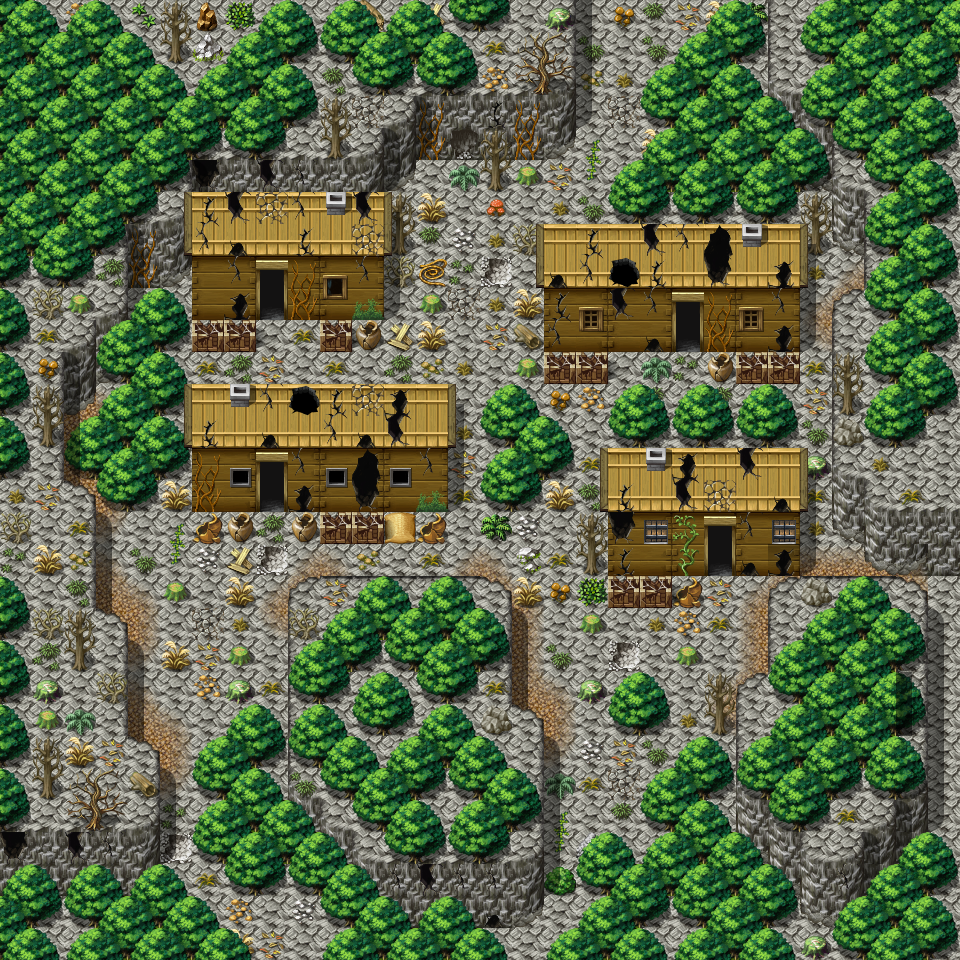

A 2D game scene composited from a Tiled map and its tileset images. What follows is a short description and the map's XML, with each tile layer's data collapsed to a summary:
An orthogonal 30x30 tile map with 32x32 px tiles, 3 tile layers (Ground, Objects, Above), 1 hidden layer not drawn, 23 tilesets and 22 objects (16x spawn, 6x mapchange).

<map version="1.0" orientation="orthogonal" width="30" height="30" tilewidth="32" tileheight="32">
    <properties>
        <property name="outdoors" value="1" />
    </properties>
    <tileset firstgid="1" name="map_3" tilewidth="32" tileheight="32">
        <image source="../drawable/map_3.png" />
    </tileset>
    <tileset firstgid="65" name="map_4" tilewidth="32" tileheight="32">
        <image source="../drawable/map_4.png" />
    </tileset>
    <tileset firstgid="129" name="map_0" tilewidth="32" tileheight="32">
        <image source="../drawable/map_0.png" />
    </tileset>
    <tileset firstgid="193" name="map_47" tilewidth="32" tileheight="32">
        <image source="../drawable/map_47.png" />
    </tileset>
    <tileset firstgid="257" name="map_38" tilewidth="32" tileheight="32">
        <image source="../drawable/map_38.png" />
    </tileset>
    <tileset firstgid="321" name="map_19" tilewidth="32" tileheight="32">
        <image source="../drawable/map_19.png" />
    </tileset>
    <tileset firstgid="385" name="map_17" tilewidth="32" tileheight="32">
        <image source="../drawable/map_17.png" />
    </tileset>
    <tileset firstgid="449" name="map_5" tilewidth="32" tileheight="32">
        <image source="../drawable/map_5.png" />
    </tileset>
    <tileset firstgid="513" name="map_2" tilewidth="32" tileheight="32">
        <image source="../drawable/map_2.png" />
    </tileset>
    <tileset firstgid="577" name="map_16" tilewidth="32" tileheight="32">
        <image source="../drawable/map_16.png" />
    </tileset>
    <tileset firstgid="641" name="map_1" tilewidth="32" tileheight="32">
        <image source="../drawable/map_1.png" />
    </tileset>
    <tileset firstgid="705" name="map_6" tilewidth="32" tileheight="32">
        <image source="../drawable/map_6.png" />
    </tileset>
    <tileset firstgid="769" name="map_9" tilewidth="32" tileheight="32">
        <image source="../drawable/map_9.png" />
    </tileset>
    <tileset firstgid="833" name="map_7" tilewidth="32" tileheight="32">
        <image source="../drawable/map_7.png" />
    </tileset>
    <tileset firstgid="897" name="map_18" tilewidth="32" tileheight="32">
        <image source="../drawable/map_18.png" />
    </tileset>
    <tileset firstgid="961" name="map_27" tilewidth="32" tileheight="32">
        <image source="../drawable/map_27.png" />
    </tileset>
    <tileset firstgid="1025" name="map_26" tilewidth="32" tileheight="32">
        <image source="../drawable/map_26.png" />
    </tileset>
    <tileset firstgid="1089" name="map_8" tilewidth="32" tileheight="32">
        <image source="../drawable/map_8.png" />
    </tileset>
    <tileset firstgid="1153" name="map_12" tilewidth="32" tileheight="32">
        <image source="../drawable/map_12.png" />
    </tileset>
    <tileset firstgid="1217" name="map_10" tilewidth="32" tileheight="32">
        <image source="../drawable/map_10.png" />
    </tileset>
    <tileset firstgid="1281" name="map_41" tilewidth="32" tileheight="32">
        <image source="../drawable/map_41.png" />
    </tileset>
    <tileset firstgid="1345" name="map_28" tilewidth="32" tileheight="32">
        <image source="../drawable/map_28.png" />
    </tileset>
    <tileset firstgid="1409" name="map_42" tilewidth="32" tileheight="32">
        <image source="../drawable/map_42.png" />
    </tileset>
    <layer name="Ground" width="30" height="30">
        <data>[900 cells, 900 non-empty, 18 distinct tile ids]</data>
    </layer>
    <layer name="Objects" width="30" height="30">
        <data>[900 cells, 750 non-empty, 89 distinct tile ids]</data>
    </layer>
    <layer name="Above" width="30" height="30">
        <data>[900 cells, 140 non-empty, 21 distinct tile ids]</data>
    </layer>
    <layer name="Walkable" width="30" height="30" visible="0">
        <data>[900 cells, 712 non-empty, 1 distinct tile ids]</data>
    </layer>
    <objectgroup name="Mapevents">
        <object name="minerhouse6" type="mapchange" x="256" y="288" width="32" height="32">
            <properties>
                <property name="map" value="minerhouse6" />
                <property name="place" value="south" />
            </properties>
        </object>
        <object name="minerhouse7" type="mapchange" x="672" y="320" width="32" height="32">
            <properties>
                <property name="map" value="minerhouse7" />
                <property name="place" value="south" />
            </properties>
        </object>
        <object name="minerhouse8" type="mapchange" x="256" y="480" width="32" height="32">
            <properties>
                <property name="map" value="minerhouse8" />
                <property name="place" value="south" />
            </properties>
        </object>
        <object name="minerhouse9" type="mapchange" x="704" y="544" width="32" height="32">
            <properties>
                <property name="map" value="minerhouse9" />
                <property name="place" value="south" />
            </properties>
        </object>
        <object name="north" type="mapchange" x="576" y="0" width="128" height="32">
            <properties>
                <property name="map" value="waytolostmine2" />
                <property name="place" value="south" />
            </properties>
        </object>
        <object name="south" type="mapchange" x="256" y="928" width="64" height="32">
            <properties>
                <property name="map" value="lostmine0" />
                <property name="place" value="north" />
            </properties>
        </object>
    </objectgroup>
    <objectgroup name="Spawn" visible="0">
        <object name="charwdg3" type="spawn" x="576" y="64" width="96" height="96">
            <properties>
                <property name="quantity" value="2" />
                <property name="spawngroup" value="charwdg3" />
            </properties>
        </object>
        <object name="charwdg2" type="spawn" x="384" y="192" width="160" height="192">
            <properties>
                <property name="quantity" value="3" />
                <property name="spawngroup" value="charwdg2" />
            </properties>
        </object>
        <object name="charwdg2_1" type="spawn" x="320" y="352" width="32" height="32">
            <properties>
                <property name="spawngroup" value="charwdg2" />
            </properties>
        </object>
        <object name="charwdg2_2" type="spawn" x="608" y="352" width="32" height="64">
            <properties>
                <property name="quantity" value="2" />
                <property name="spawngroup" value="charwdg2" />
            </properties>
        </object>
        <object name="charwdg1" type="spawn" x="512" y="512" width="64" height="64">
            <properties>
                <property name="spawngroup" value="charwdg1" />
            </properties>
        </object>
        <object name="charwdg3_1" type="spawn" x="288" y="544" width="160" height="32">
            <properties>
                <property name="quantity" value="2" />
                <property name="spawngroup" value="charwdg3" />
            </properties>
        </object>
        <object name="charwdg2_3" type="spawn" x="512" y="608" width="256" height="256">
            <properties>
                <property name="quantity" value="3" />
                <property name="spawngroup" value="charwdg2" />
            </properties>
        </object>
        </objectgroup>
    <objectgroup name="Keys" />
</map>
<!-- 9 of 22 objects omitted -->
